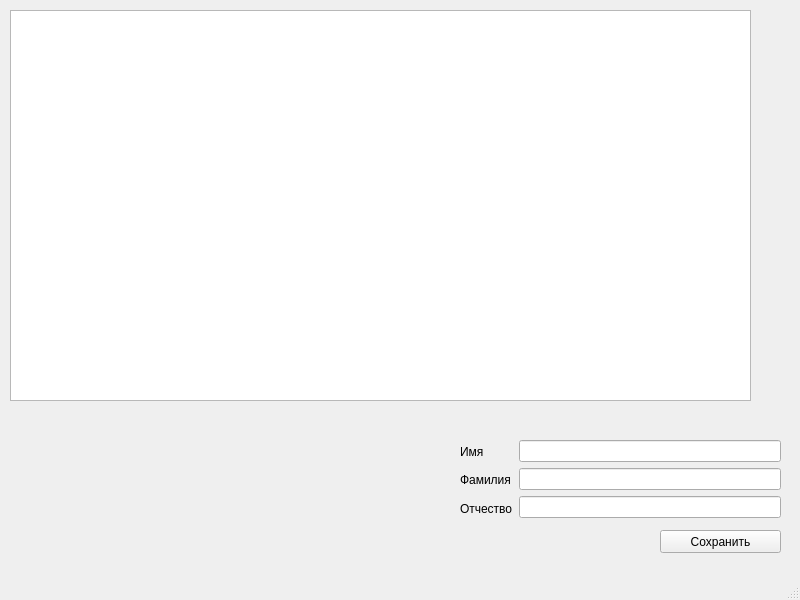
<?xml version="1.0" encoding="UTF-8"?>
<ui version="4.0">
 <class>MainWindow</class>
 <widget class="QMainWindow" name="MainWindow">
  <property name="geometry">
   <rect>
    <x>0</x>
    <y>0</y>
    <width>800</width>
    <height>600</height>
   </rect>
  </property>
  <property name="windowTitle">
   <string>MainWindow</string>
  </property>
  <widget class="QWidget" name="centralwidget">
   <widget class="QPushButton" name="pushButton">
    <property name="geometry">
     <rect>
      <x>660</x>
      <y>530</y>
      <width>121</width>
      <height>23</height>
     </rect>
    </property>
    <property name="text">
     <string>Сохранить</string>
    </property>
   </widget>
   <widget class="QWidget" name="horizontalLayoutWidget">
    <property name="geometry">
     <rect>
      <x>460</x>
      <y>440</y>
      <width>321</width>
      <height>80</height>
     </rect>
    </property>
    <layout class="QHBoxLayout" name="horizontalLayout">
     <item>
      <layout class="QVBoxLayout" name="verticalLayout_2">
       <item>
        <widget class="QLabel" name="label_Firstname">
         <property name="text">
          <string>Имя</string>
         </property>
        </widget>
       </item>
       <item>
        <widget class="QLabel" name="label_Lastname">
         <property name="text">
          <string>Фамилия</string>
         </property>
        </widget>
       </item>
       <item>
        <widget class="QLabel" name="label_Patronymic">
         <property name="text">
          <string>Отчество</string>
         </property>
        </widget>
       </item>
      </layout>
     </item>
     <item>
      <layout class="QVBoxLayout" name="verticalLayout">
       <item>
        <widget class="QLineEdit" name="lineEdit_Firstname"/>
       </item>
       <item>
        <widget class="QLineEdit" name="lineEdit_Lastname"/>
       </item>
       <item>
        <widget class="QLineEdit" name="lineEdit_Patronymic"/>
       </item>
      </layout>
     </item>
    </layout>
   </widget>
   <widget class="QTableView" name="tableView">
    <property name="geometry">
     <rect>
      <x>10</x>
      <y>10</y>
      <width>741</width>
      <height>391</height>
     </rect>
    </property>
   </widget>
  </widget>
  <widget class="QMenuBar" name="menubar">
   <property name="geometry">
    <rect>
     <x>0</x>
     <y>0</y>
     <width>800</width>
     <height>21</height>
    </rect>
   </property>
  </widget>
  <widget class="QStatusBar" name="statusbar"/>
 </widget>
 <resources/>
 <connections/>
</ui>
